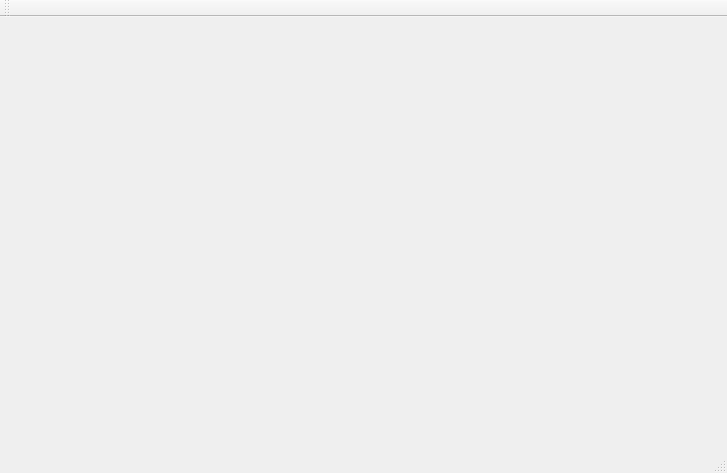
<?xml version="1.0" encoding="UTF-8"?>
<ui version="4.0">
 <class>MainWindow</class>
 <widget class="QMainWindow" name="MainWindow">
  <property name="geometry">
   <rect>
    <x>0</x>
    <y>0</y>
    <width>727</width>
    <height>473</height>
   </rect>
  </property>
  <property name="windowTitle">
   <string>MainWindow</string>
  </property>
  <widget class="QWidget" name="centralWidget">
   <widget class="ViewWidget" name="widget" native="true">
    <property name="geometry">
     <rect>
      <x>10</x>
      <y>10</y>
      <width>700</width>
      <height>400</height>
     </rect>
    </property>
   </widget>
  </widget>
  <widget class="QMenuBar" name="menuBar">
   <property name="geometry">
    <rect>
     <x>0</x>
     <y>0</y>
     <width>727</width>
     <height>23</height>
    </rect>
   </property>
  </widget>
  <widget class="QToolBar" name="mainToolBar">
   <attribute name="toolBarArea">
    <enum>TopToolBarArea</enum>
   </attribute>
   <attribute name="toolBarBreak">
    <bool>false</bool>
   </attribute>
  </widget>
  <widget class="QStatusBar" name="statusBar"/>
 </widget>
 <layoutdefault spacing="6" margin="11"/>
 <customwidgets>
  <customwidget>
   <class>ViewWidget</class>
   <extends>QWidget</extends>
   <header>viewwidget.h</header>
   <container>1</container>
  </customwidget>
 </customwidgets>
 <resources/>
 <connections/>
</ui>
